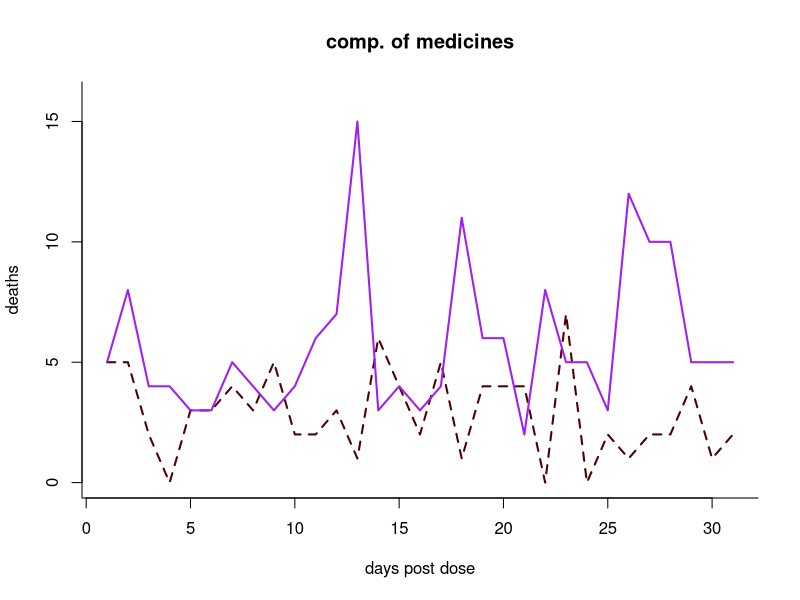
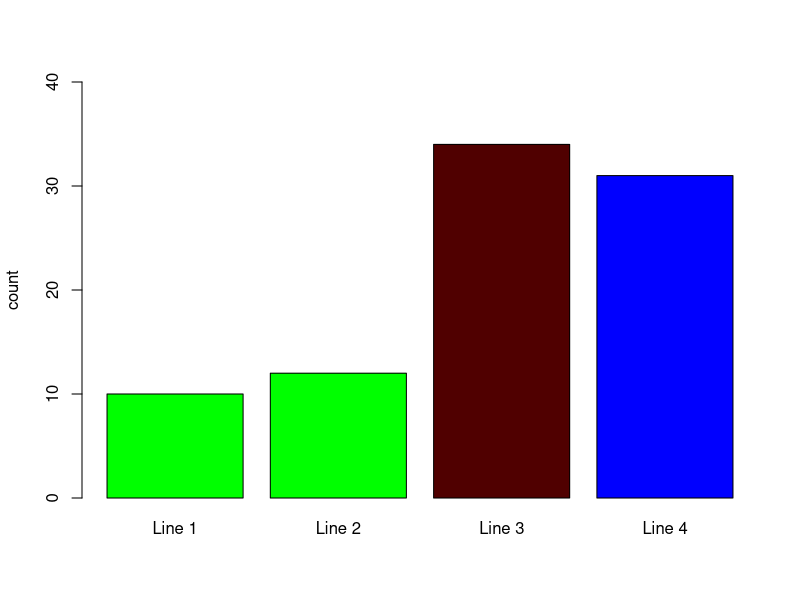
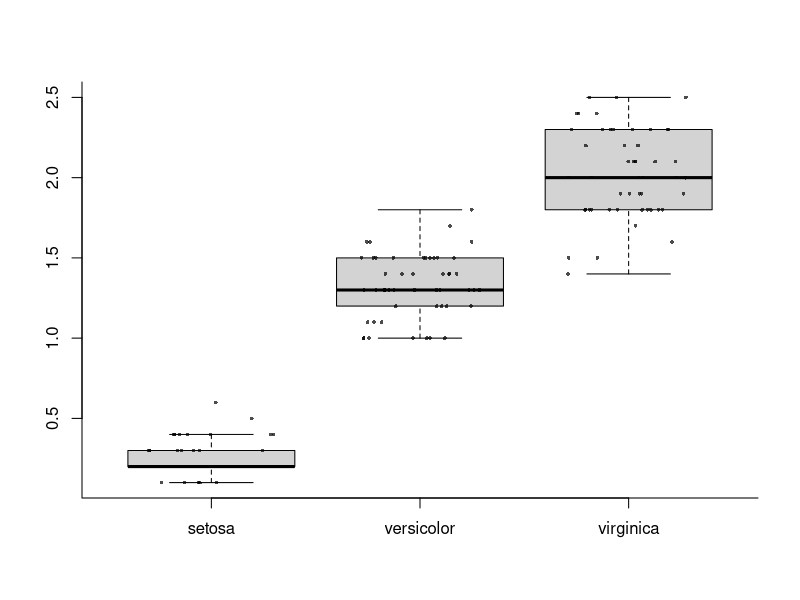
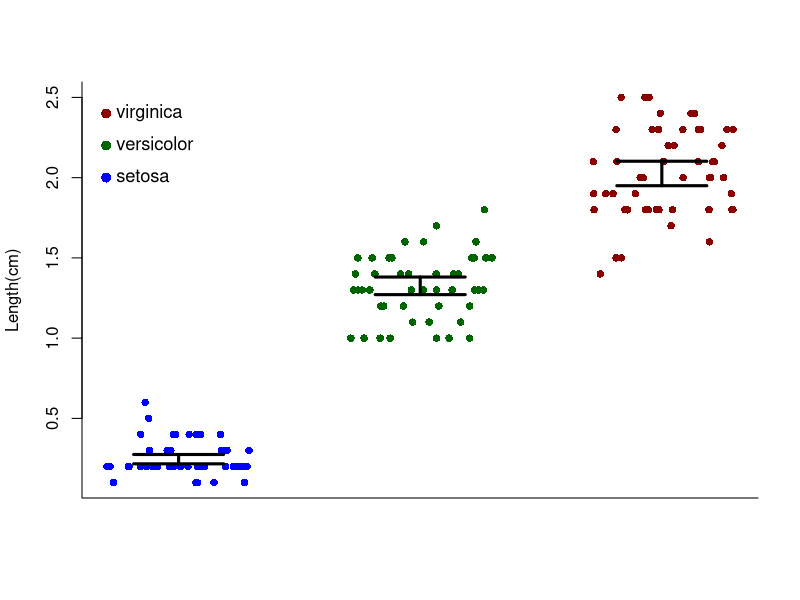
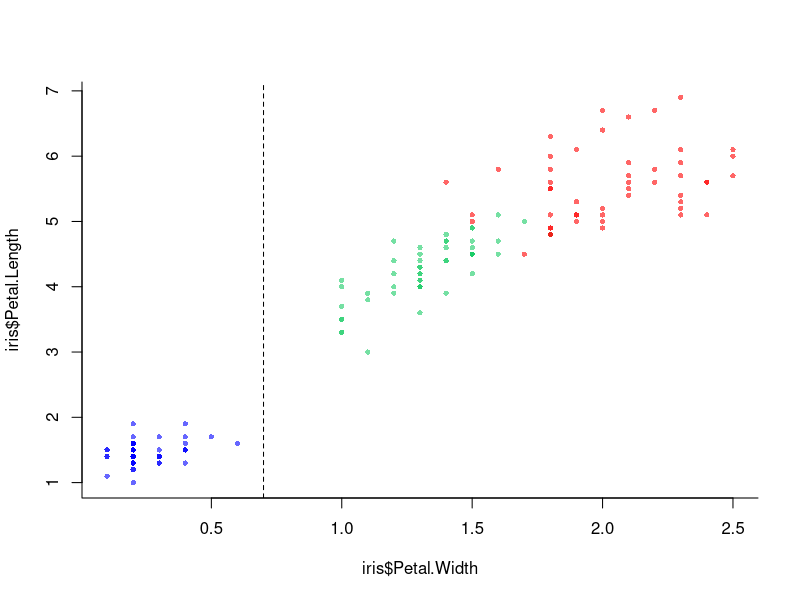
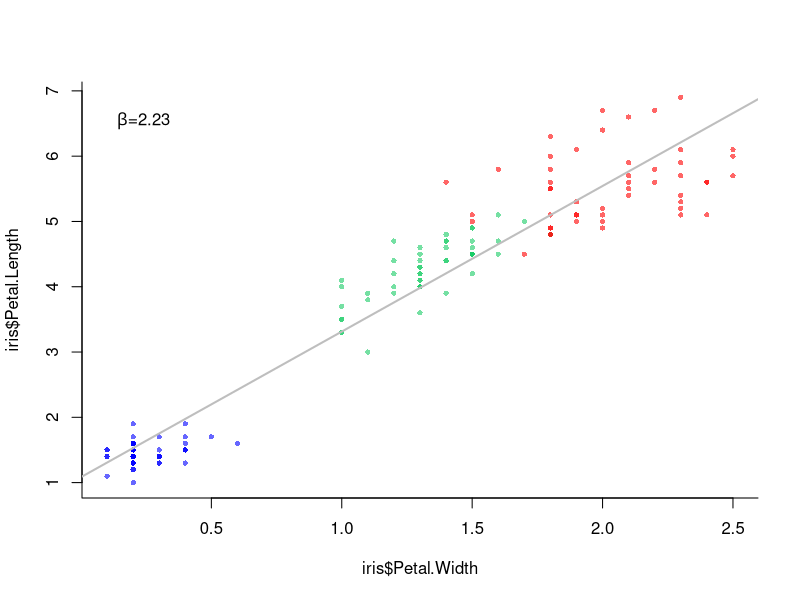
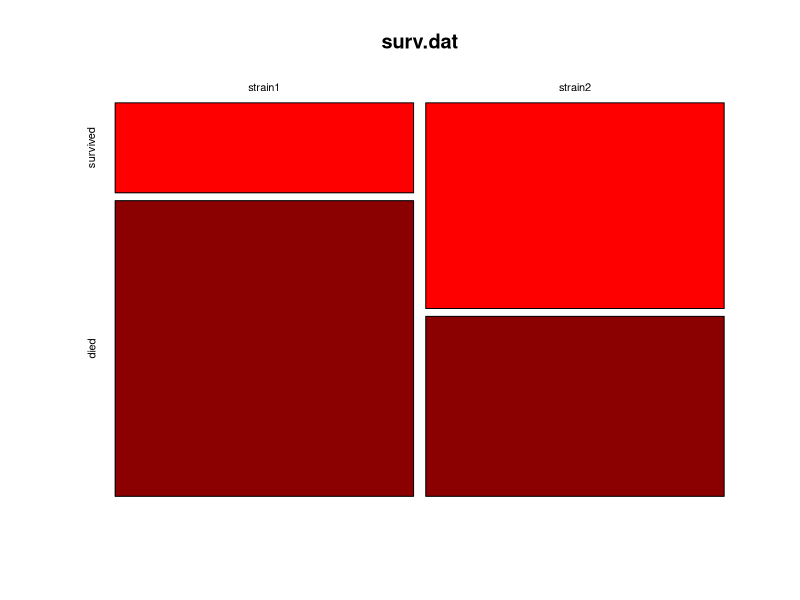

The R source for these figures, in order:
# heath Blackmon
# examples of types of plots using base R
# coleoguy@gmail.com
# expdes class week 2 class 2

dat <- data.frame(rpois(31,3),
                  rpois(31,5))

dat <- cbind(1:31, dat)
colnames(dat) <- c("days","treatment1","treatment2")
par(bty="l")
plot(x=dat$days,
     y=dat$treatment1,
     type="l",
     ylim=c(0,16),
     lty=2,
     xlab="days post dose",
     ylab="deaths",
     main="comp. of medicines",
     lwd=2,
     col=rgb(80/255,0,0))
lines(x=dat$days, y=dat$treatment2, lwd=2,col="purple")

# barplots
disp.beetles <- c(10, 12, 34, 31)
names(disp.beetles) <- c("Line 1", "Line 2", 
                         "Line 3", "Line 4")
barplot(disp.beetles,
        ylab="count",
        ylim=c(0,40),
        col=c("green", "green", 
              rgb(80,0,0, maxColorValue = 255), 
              "blue"))

# boxplots
data(iris)
petals <- data.frame(iris$Petal.Width[1:50],
                     iris$Petal.Width[51:100],
                     iris$Petal.Width[101:150])
colnames(petals) <- unique(iris$Species)
boxplot(petals,
        outline=F)
points(x=runif(50, min=.7, max=1.3), 
       y=petals[,1],
       col=rgb(0,0,0,.7),
       pch=16,
       cex=.5)
points(x=runif(50, min=1.7, max=2.3), 
       y=petals[,2],
       col=rgb(0,0,0,.7),
       pch=16,
       cex=.5)
points(x=runif(50, min=2.7, max=3.3), 
       y=petals[,3],
       col=rgb(0,0,0,.7),
       pch=16,
       cex=.5)

# I think this plot could be improved even more by forgoing the basic
# boxplot here is how I would plot this particular dataset

# first I want to create x values that will allow me to plot
# each species in a different column but with some noise left and
# right.
xvals <- c(runif(50, min=.7, max=1.3),
           runif(50, min=1.7, max=2.3),
           runif(50, min=2.7, max=3.3))

# I also want colors that represent each species 
cols <- c(rep("blue", 50),
          rep("darkgreen", 50),
          rep("darkred", 50))

plot(x = xvals, 
     y = c(petals$setosa, petals$versicolor, petals$virginica),
     col = cols, pch = 16, xaxt="n", ylab = "Length(cm)", 
     xlab = "")

# if you didnt want to use color you could use this line to put titles on
# the x axis.
# axis(side = 1, at = 1:3, labels = colnames(petals))

# instead I will plot a legend manually
points(x=c(.7,.7,.7),y=c(2.0,2.2,2.4), pch=16,cex=1.3,col=c(cols[c(1,51,101)]))
text(x=c(.7,.7,.7),y=c(2.0,2.2,2.4), labels = colnames(petals),
     cex=1.1,pos=4)

# I'd like to add to this the 95% confidence interval on top of these points
set.error <- qnorm(0.975)*sd(petals$setosa)/sqrt(50)
set95 <- c(mean(petals$setosa) - set.error,
           mean(petals$setosa) + set.error)
ver.error <- qnorm(0.975)*sd(petals$versicolor)/sqrt(50)
ver95 <- c(mean(petals$versicolor) - ver.error,
           mean(petals$versicolor) + ver.error)
vir.error <- qnorm(0.975)*sd(petals$virginica)/sqrt(50)
vir95 <- c(mean(petals$virginica) - vir.error,
           mean(petals$virginica) + vir.error)
arrows(x0 = 1, x1 = 1, y0 = set95[1], y1 = set95[2],
       angle = 90, lwd = 3, code = 3, length = .45)
arrows(x0 = 2, x1 = 2, y0 = ver95[1], y1 = ver95[2],
       angle = 90, lwd = 3, code = 3, length = .45)
arrows(x0 = 3, x1 = 3, y0 = vir95[1], y1 = vir95[2],
       angle = 90, lwd = 3, code = 3, length = .45)


# scatterplots
plot(x=iris$Petal.Width, 
     y=iris$Petal.Length,
     pch=16,
     cex=.7,
     col=c(rep(rgb(0,0,1,.6), 50),
           rep(rgb(0.1,.8,.4,.6), 50),
           rep(rgb(1,0,0,.6), 50)))
abline(v=.7, lty=2)

# scatterplot with regression line
plot(x=iris$Petal.Width, 
     y=iris$Petal.Length,
     pch=16,
     cex=.7,
     col=c(rep(rgb(0,0,1,.6), 50),
           rep(rgb(0.1,.8,.4,.6), 50),
           rep(rgb(1,0,0,.6), 50)))
abline(lm(iris$Petal.Length~iris$Petal.Width), col="gray", lwd=2)
# example of how to add on symbols
text(x=.1,y=6.5,labels = expression(paste(beta, "=2.23")), pos=4)


# mosaicplots
surv.dat <- matrix(c(7,16,23,14),2,2)
row.names(surv.dat) <- c("strain1", "strain2")
colnames(surv.dat) <- c("survived", "died")
mosaicplot(surv.dat, col=c("red","darkred"))
